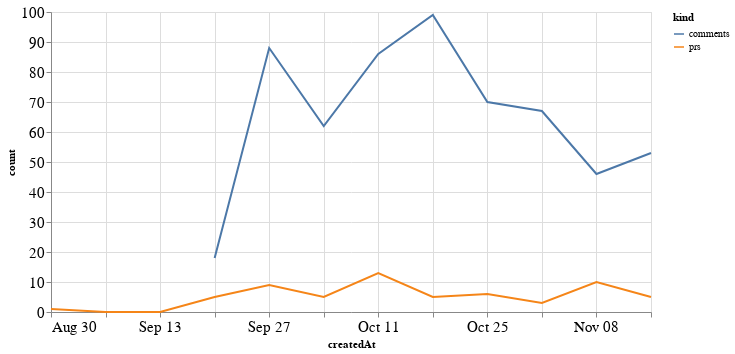

The code cell stored with this chart in its notebook:
### Code cell
alt.Chart(total_time, width=600).mark_line().encode(
    x='createdAt',
    y='count',
    color='kind'
)

### Figure 1 — Vega-Lite specification as saved in the notebook (floating-point values rounded to 4 significant figures)
{"config": {"axisLeft": {"labelFontSize": 15}, "axisBottom": {"labelFontSize": 15}}, "data": {"name": "data-e5d1b2eee5d6bd6d92463a0688af2aa0"}, "mark": "line", "encoding": {"color": {"type": "nominal", "field": "kind"}, "x": {"type": "temporal", "field": "createdAt"}, "y": {"type": "quantitative", "field": "count"}}, "width": 600, "$schema": "https://vega.github.io/schema/vega-lite/v4.8.1.json", "datasets": {"data-e5d1b2eee5d6bd6d92463a0688af2aa0": [{"createdAt": "2020-08-30T00:00:00", "kind": "prs", "count": 1.0}, {"createdAt": "2020-09-06T00:00:00", "kind": "prs", "count": 0.0}, {"createdAt": "2020-09-13T00:00:00", "kind": "prs", "count": 0.0}, {"createdAt": "2020-09-20T00:00:00", "kind": "prs", "count": 5.0}, {"createdAt": "2020-09-27T00:00:00", "kind": "prs", "count": 9.0}, {"createdAt": "2020-10-04T00:00:00", "kind": "prs", "count": 5.0}, {"createdAt": "2020-10-11T00:00:00", "kind": "prs", "count": 13.0}, {"createdAt": "2020-10-18T00:00:00", "kind": "prs", "count": 5.0}, {"createdAt": "2020-10-25T00:00:00", "kind": "prs", "count": 6.0}, {"createdAt": "2020-11-01T00:00:00", "kind": "prs", "count": 3.0}, {"createdAt": "2020-11-08T00:00:00", "kind": "prs", "count": 10.0}, {"createdAt": "2020-11-15T00:00:00", "kind": "prs", "count": 5.0}, {"createdAt": "2020-08-30T00:00:00", "kind": "comments", "count": null}, {"createdAt": "2020-09-06T00:00:00", "kind": "comments", "count": null}, {"createdAt": "2020-09-13T00:00:00", "kind": "comments", "count": null}, {"createdAt": "2020-09-20T00:00:00", "kind": "comments", "count": 18.0}, {"createdAt": "2020-09-27T00:00:00", "kind": "comments", "count": 88.0}, {"createdAt": "2020-10-04T00:00:00", "kind": "comments", "count": 62.0}, {"createdAt": "2020-10-11T00:00:00", "kind": "comments", "count": 86.0}, {"createdAt": "2020-10-18T00:00:00", "kind": "comments", "count": 99.0}, {"createdAt": "2020-10-25T00:00:00", "kind": "comments", "count": 70.0}, {"createdAt": "2020-11-01T00:00:00", "kind": "comments", "count": 67.0}, {"createdAt": "2020-11-08T00:00:00", "kind": "comments", "count": 46.0}, {"createdAt": "2020-11-15T00:00:00", "kind": "comments", "count": 53.0}]}}
